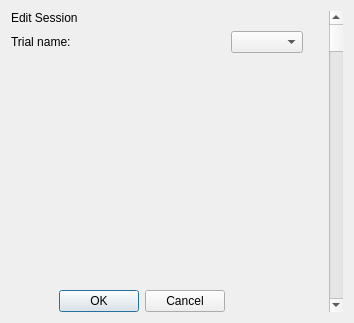
<?xml version="1.0" encoding="UTF-8"?>
<ui version="4.0">
 <class>Dialog</class>
 <widget class="QDialog" name="Dialog">
  <property name="geometry">
   <rect>
    <x>0</x>
    <y>0</y>
    <width>354</width>
    <height>323</height>
   </rect>
  </property>
  <property name="windowTitle">
   <string>Dialog</string>
  </property>
  <layout class="QGridLayout" name="main_gridLayout">
   <item row="0" column="0">
    <layout class="QGridLayout" name="central_gridLayout" columnstretch="1,0,0,0">
     <item row="2" column="2">
      <spacer name="verticalSpacer">
       <property name="orientation">
        <enum>Qt::Vertical</enum>
       </property>
       <property name="sizeHint" stdset="0">
        <size>
         <width>20</width>
         <height>50</height>
        </size>
       </property>
      </spacer>
     </item>
     <item row="2" column="0" colspan="2">
      <layout class="QFormLayout" name="formLayout"/>
     </item>
     <item row="1" column="0">
      <widget class="QLabel" name="trial_types_label">
       <property name="styleSheet">
        <string notr="true">font: 12pt &quot;Arial&quot;;</string>
       </property>
       <property name="text">
        <string>Trial name: </string>
       </property>
      </widget>
     </item>
     <item row="1" column="1">
      <widget class="QComboBox" name="trial_types_comboBox"/>
     </item>
     <item row="0" column="0" colspan="2">
      <widget class="QLabel" name="add_trial_label">
       <property name="styleSheet">
        <string notr="true">font: 22pt &quot;Arial&quot;;</string>
       </property>
       <property name="text">
        <string>Edit Session</string>
       </property>
      </widget>
     </item>
     <item row="3" column="0">
      <widget class="QDialogButtonBox" name="ok_btn">
       <property name="orientation">
        <enum>Qt::Horizontal</enum>
       </property>
       <property name="standardButtons">
        <set>QDialogButtonBox::Cancel|QDialogButtonBox::Ok</set>
       </property>
      </widget>
     </item>
     <item row="0" column="3" rowspan="4">
      <widget class="QScrollBar" name="verticalScrollBar">
       <property name="enabled">
        <bool>true</bool>
       </property>
       <property name="autoFillBackground">
        <bool>false</bool>
       </property>
       <property name="orientation">
        <enum>Qt::Vertical</enum>
       </property>
      </widget>
     </item>
    </layout>
   </item>
  </layout>
 </widget>
 <resources/>
 <connections>
  <connection>
   <sender>ok_btn</sender>
   <signal>accepted()</signal>
   <receiver>Dialog</receiver>
   <slot>accept()</slot>
   <hints>
    <hint type="sourcelabel">
     <x>248</x>
     <y>254</y>
    </hint>
    <hint type="destinationlabel">
     <x>157</x>
     <y>274</y>
    </hint>
   </hints>
  </connection>
  <connection>
   <sender>ok_btn</sender>
   <signal>rejected()</signal>
   <receiver>Dialog</receiver>
   <slot>reject()</slot>
   <hints>
    <hint type="sourcelabel">
     <x>316</x>
     <y>260</y>
    </hint>
    <hint type="destinationlabel">
     <x>286</x>
     <y>274</y>
    </hint>
   </hints>
  </connection>
 </connections>
</ui>
